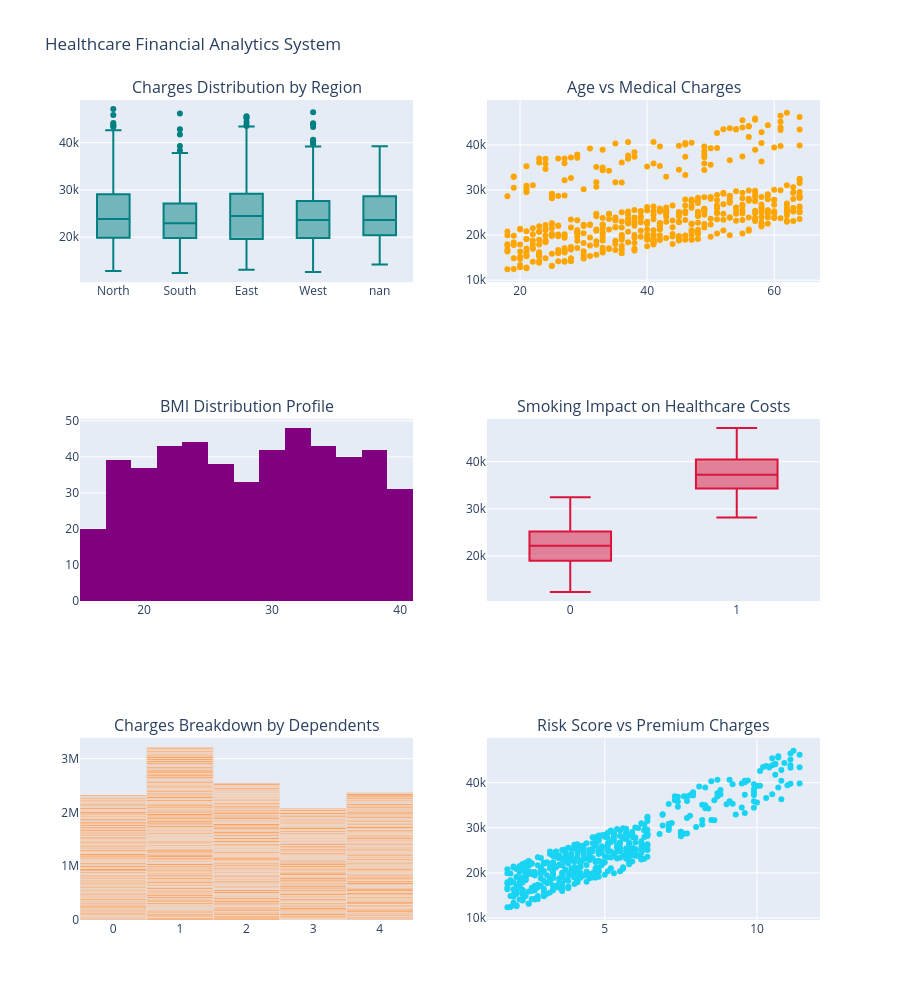

The code cell stored with this chart in its notebook:
### Code cell
dash_fig.add_trace(go.Box(x=df_health['Region'], y=df_health['Medical_Charges'], marker_color='teal'), row=1, col=1)
dash_fig.add_trace(go.Scatter(x=df_health['Age'], y=df_health['Medical_Charges'], mode='markers', marker=dict(color='orange')), row=1, col=2)
dash_fig.add_trace(go.Histogram(x=df_health['BMI'], marker_color='purple'), row=2, col=1)
dash_fig.add_trace(go.Box(x=df_health['Is_Smoker'], y=df_health['Medical_Charges'], marker_color='crimson'), row=2, col=2)
dash_fig.add_trace(go.Bar(x=df_health['Children'], y=df_health['Medical_Charges']), row=3, col=1)
dash_fig.add_trace(go.Scatter(x=df_health['Risk_Factor'], y=df_health['Medical_Charges'], mode='markers'), row=3, col=2)

dash_fig.update_layout(height=1000, title_text="Healthcare Financial Analytics System", showlegend=False)
dash_fig.show()

### Figure 1 — Plotly figure (JSON) as saved in the notebook; plotly's stock layout.template omitted (floating-point values rounded to 4 significant figures; data arrays with more than 128 entries replaced by an {"elided": "..."} marker saying what was removed)
{"data": [{"marker": {"color": "teal"}, "type": "box", "x": {"elided": "500 str values"}, "xaxis": "x", "y": {"elided": "500 float values"}, "yaxis": "y"}, {"marker": {"color": "orange"}, "mode": "markers", "type": "scatter", "x": {"elided": "500 int values"}, "xaxis": "x2", "y": {"elided": "500 float values"}, "yaxis": "y2"}, {"marker": {"color": "purple"}, "type": "histogram", "x": {"elided": "500 float values"}, "xaxis": "x3", "yaxis": "y3"}, {"marker": {"color": "crimson"}, "type": "box", "x": {"elided": "500 int values"}, "xaxis": "x4", "y": {"elided": "500 float values"}, "yaxis": "y4"}, {"type": "bar", "x": {"elided": "500 int values"}, "xaxis": "x5", "y": {"elided": "500 float values"}, "yaxis": "y5"}, {"mode": "markers", "type": "scatter", "x": {"elided": "500 float values"}, "xaxis": "x6", "y": {"elided": "500 float values"}, "yaxis": "y6"}], "layout": {"annotations": [{"font": {"size": 16}, "showarrow": false, "text": "Charges Distribution by Region", "x": 0.225, "xanchor": "center", "xref": "paper", "y": 1, "yanchor": "bottom", "yref": "paper"}, {"font": {"size": 16}, "showarrow": false, "text": "Age vs Medical Charges", "x": 0.775, "xanchor": "center", "xref": "paper", "y": 1, "yanchor": "bottom", "yref": "paper"}, {"font": {"size": 16}, "showarrow": false, "text": "BMI Distribution Profile", "x": 0.225, "xanchor": "center", "xref": "paper", "y": 0.6111, "yanchor": "bottom", "yref": "paper"}, {"font": {"size": 16}, "showarrow": false, "text": "Smoking Impact on Healthcare Costs", "x": 0.775, "xanchor": "center", "xref": "paper", "y": 0.6111, "yanchor": "bottom", "yref": "paper"}, {"font": {"size": 16}, "showarrow": false, "text": "Charges Breakdown by Dependents", "x": 0.225, "xanchor": "center", "xref": "paper", "y": 0.2222, "yanchor": "bottom", "yref": "paper"}, {"font": {"size": 16}, "showarrow": false, "text": "Risk Score vs Premium Charges", "x": 0.775, "xanchor": "center", "xref": "paper", "y": 0.2222, "yanchor": "bottom", "yref": "paper"}], "height": 1000, "showlegend": false, "title": {"text": "Healthcare Financial Analytics System"}, "xaxis": {"anchor": "y", "domain": [0, 0.45]}, "xaxis2": {"anchor": "y2", "domain": [0.55, 1]}, "xaxis3": {"anchor": "y3", "domain": [0, 0.45]}, "xaxis4": {"anchor": "y4", "domain": [0.55, 1]}, "xaxis5": {"anchor": "y5", "domain": [0, 0.45]}, "xaxis6": {"anchor": "y6", "domain": [0.55, 1]}, "yaxis": {"anchor": "x", "domain": [0.7778, 1]}, "yaxis2": {"anchor": "x2", "domain": [0.7778, 1]}, "yaxis3": {"anchor": "x3", "domain": [0.3889, 0.6111]}, "yaxis4": {"anchor": "x4", "domain": [0.3889, 0.6111]}, "yaxis5": {"anchor": "x5", "domain": [0, 0.2222]}, "yaxis6": {"anchor": "x6", "domain": [0, 0.2222]}}}
